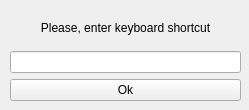
<?xml version="1.0" encoding="UTF-8"?>
<ui version="4.0">
 <class>QHotkeyEdit</class>
 <widget class="QWidget" name="QHotkeyEdit">
  <property name="geometry">
   <rect>
    <x>0</x>
    <y>0</y>
    <width>249</width>
    <height>110</height>
   </rect>
  </property>
  <property name="windowTitle">
   <string>Hotkey Selection</string>
  </property>
  <property name="windowIcon">
   <iconset resource="../Clipper.qrc">
    <normaloff>:/clipper.ico</normaloff>:/clipper.ico</iconset>
  </property>
  <widget class="QWidget" name="layoutWidget">
   <property name="geometry">
    <rect>
     <x>10</x>
     <y>10</y>
     <width>231</width>
     <height>91</height>
    </rect>
   </property>
   <layout class="QVBoxLayout" name="verticalLayout">
    <item>
     <widget class="QLabel" name="label">
      <property name="text">
       <string>Please, enter keyboard shortcut</string>
      </property>
      <property name="alignment">
       <set>Qt::AlignCenter</set>
      </property>
     </widget>
    </item>
    <item>
     <widget class="QLineEdit" name="lineEdit">
      <property name="alignment">
       <set>Qt::AlignCenter</set>
      </property>
     </widget>
    </item>
    <item>
     <widget class="QPushButton" name="pushButton">
      <property name="text">
       <string>Ok</string>
      </property>
     </widget>
    </item>
   </layout>
  </widget>
 </widget>
 <resources>
  <include location="../Clipper.qrc"/>
 </resources>
 <connections/>
</ui>
